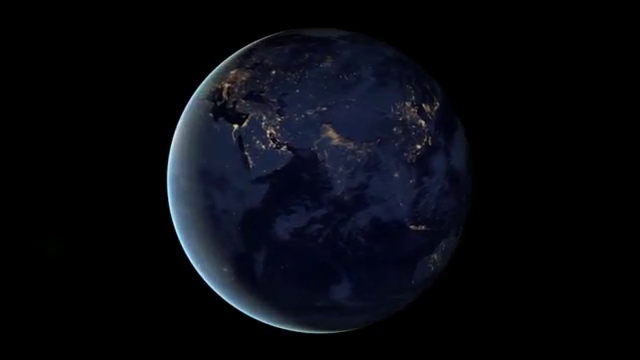
#> input picture frame 90 of chap12/video.avi, 640 x 360 px, given in place of tracking2.avi, which was not available
$ jupyter execute --allow-errors chap141.ipynb
#> lines starting #> are read from the running program, lines starting #| are printed output that depends on the picture; after the words box and inside, x2 and y2 are one past the last pixel; in counts of white or black regions, pixels touching at a corner belong together; pictures that were not available may be replaced by others from this repository, and a replacement may not be noted
[cell 1]
import cv2
import numpy as np
from matplotlib import pyplot as plt

[cell 2]
cap = cv2.VideoCapture("tracking2.avi")

while(1):
# Take each frame
    ret, frame = cap.read()
#> frame is the input picture: shape (360, 640, 3); mean B, G, R 15.3, 9.4, 7.8
    if ret :
# Convert BGR to HS
        hsv = cv2.cvtColor(frame, cv2.COLOR_BGR2HSV)
#> hsv: shape (360, 640, 3); mean H, S, V 38.1, 52, 15.3
# define range of blue color in HSV
        lower_blue = np.array([40,50,50])
        upper_blue = np.array([80,255,255])
# Threshold the HSV image to get only blue colors
        mask = cv2.inRange(hsv, lower_blue, upper_blue)
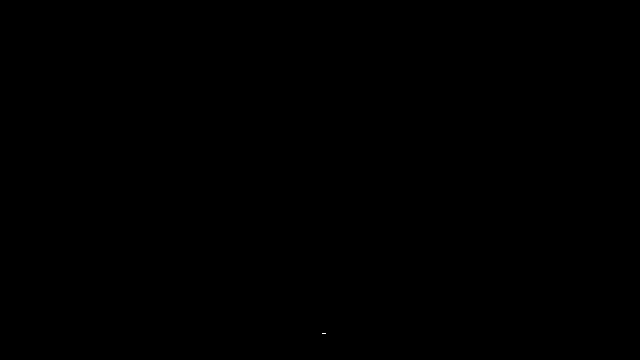
#> mask: shape (360, 640); 0% white in thin lines or dots, all inside (x1, y1, x2, y2) = (322, 333, 326, 334)
# Bitwise-AND mask and original image
        res = cv2.bitwise_and(frame,frame, mask= mask)

        cv2.imshow('frame',frame)
        cv2.imshow('mask',mask)
        cv2.imshow('res',res)
    else :
        break
    k = cv2.waitKey(5) & 0xFF
#> (key Esc is pressed here)
    if k == 27:
        break

cv2.destroyAllWindows()

[cell 3]
flags = [i for i in dir(cv2) if i.startswith('COLOR_')]
print (flags)

[cell 4]
img = cv2.imread('tree.jpg',0)
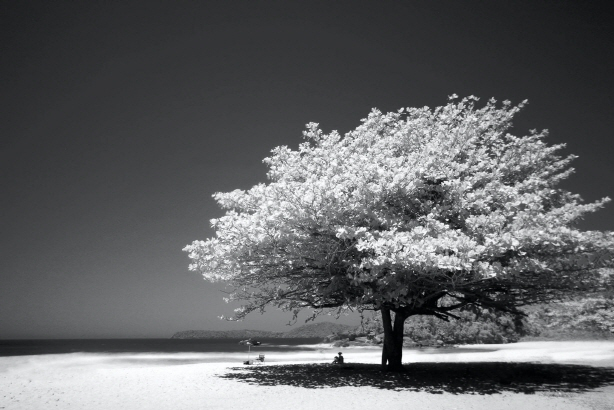
#> input picture chap14/tree.jpg, 614 x 410 px
#> img: shape (410, 614); min 0, max 255, mean 98.7
ret,thresh1 = cv2.threshold(img,127,255,cv2.THRESH_BINARY)
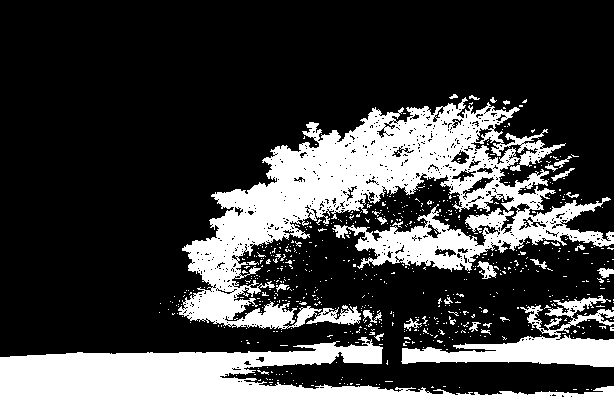
#> thresh1: shape (410, 614); 26.8% white; 644 white regions (614 under 20 px), largest, box (x1, y1, x2, y2) and area: (178, 97, 614, 330) 35344, (0, 337, 614, 410) 23582, (401, 295, 614, 367) 5474
ret,thresh2 = cv2.threshold(img,127,255,cv2.THRESH_BINARY_INV)
ret,thresh3 = cv2.threshold(img,127,255,cv2.THRESH_TRUNC)
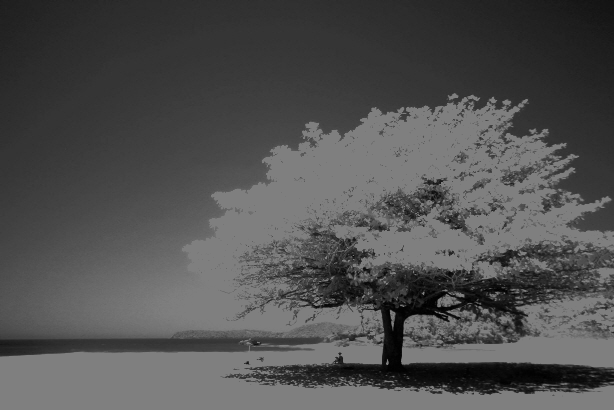
#> thresh3: shape (410, 614); min 0, max 127, mean 80.6
ret,thresh4 = cv2.threshold(img,127,255,cv2.THRESH_TOZERO)
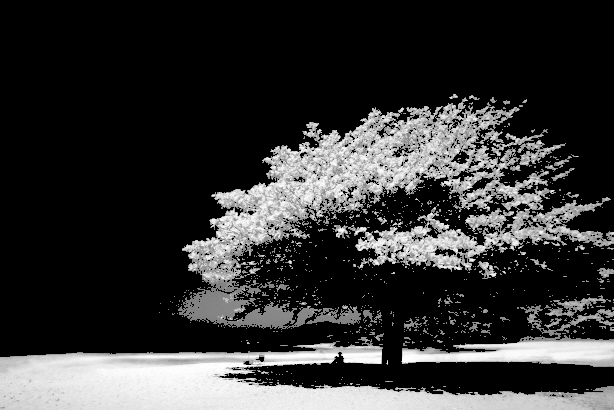
#> thresh4: shape (410, 614); min 0, max 255, mean 52.1
ret,thresh5 = cv2.threshold(img,127,255,cv2.THRESH_TOZERO_INV)
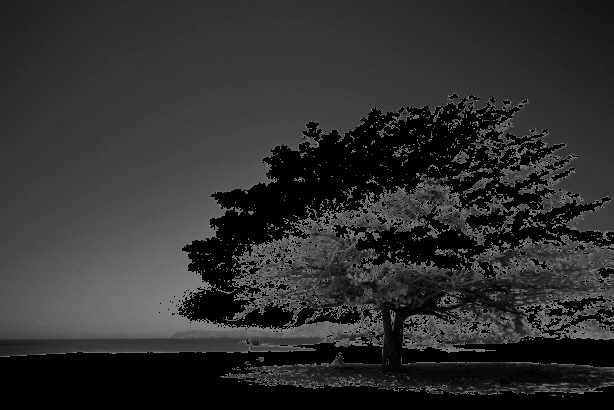
#> thresh5: shape (410, 614); min 0, max 127, mean 46.5

titles = ['Original Image','BINARY','BINARY_INV','TRUNC','TOZERO','TOZERO_INV']
images = [img, thresh1, thresh2, thresh3, thresh4, thresh5]
plt.figure(figsize=(12,10))

for i in range(6):
    plt.subplot(2,3,i+1),plt.imshow(images[i],'gray')
    plt.title(titles[i])
    plt.xticks([]),plt.yticks([])

plt.show()

[cell 5]
img = cv2.imread('sIMG_2180.jpg',0)
#> (the rest of this cell did not finish here and is left out)

[cell 6]
img = cv2.imread('sIMG_2180.jpg',0)

# global thresholding
ret1,th1 = cv2.threshold(img,127,255,cv2.THRESH_BINARY)

# Otsu's thresholding
ret2,th2 = cv2.threshold(img,0,255,cv2.THRESH_BINARY+cv2.THRESH_OTSU)
#> ret2 = 0

# Otsu's thresholding after Gaussian filtering
#> (the rest of this cell did not finish here and is left out)

$ run again, starting later in the video
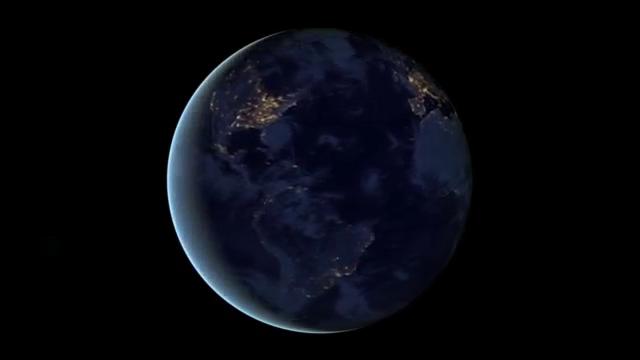
#> input picture frame 405 of chap12/video.avi, 640 x 360 px, given in place of tracking2.avi, which was not available
#> frame is the input picture: shape (360, 640, 3); mean B, G, R 14.3, 8.4, 6.9
#> hsv: shape (360, 640, 3); mean H, S, V 38.1, 53.6, 14.3
#> mask: shape (360, 640); every value is 0
#> res: shape (360, 640, 3); every value is 0
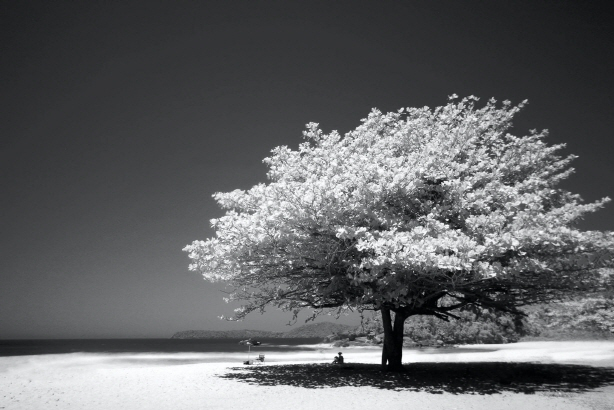
#> input picture chap14/tree.jpg, 614 x 410 px
#> thresh1: shape (410, 614); 26.8% white; 644 white regions (614 under 20 px), largest, box (x1, y1, x2, y2) and area: (178, 97, 614, 330) 35344, (0, 337, 614, 410) 23582, (401, 295, 614, 367) 5474
#> ret2 = 0

$ run again, starting later in the video
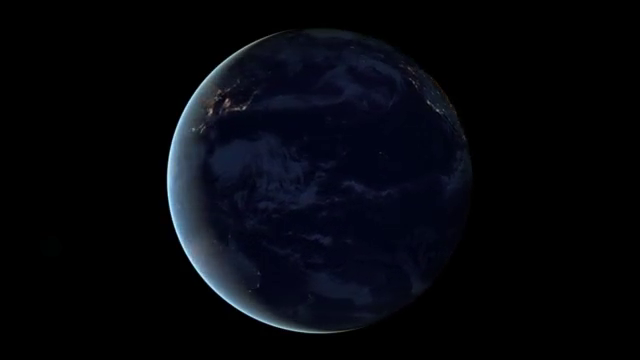
#> input picture frame 720 of chap12/video.avi, 640 x 360 px, given in place of tracking2.avi, which was not available
#> frame is the input picture: shape (360, 640, 3); mean B, G, R 12.2, 6.7, 5.2
#> hsv: shape (360, 640, 3); mean H, S, V 38.2, 60.9, 12.2
#> mask: shape (360, 640); every value is 0
#> res: shape (360, 640, 3); every value is 0
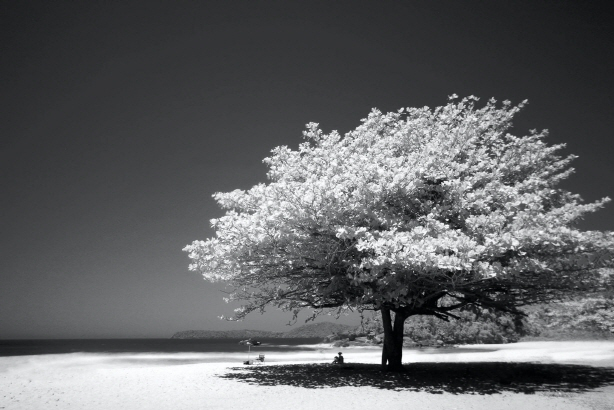
#> input picture chap14/tree.jpg, 614 x 410 px
#> thresh1: shape (410, 614); 26.8% white; 644 white regions (614 under 20 px), largest, box (x1, y1, x2, y2) and area: (178, 97, 614, 330) 35344, (0, 337, 614, 410) 23582, (401, 295, 614, 367) 5474
#> ret2 = 0
